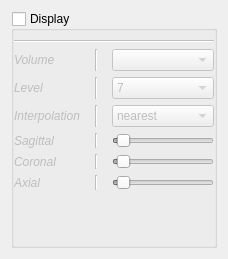
              <widget class="QWidget" name="_crossec_page">
               <layout class="QVBoxLayout" name="verticalLayout_15">
                <item>
                 <widget class="QGroupBox" name="_sec_grp">
                  <property name="title">
                   <string>Display</string>
                  </property>
                  <property name="checkable">
                   <bool>true</bool>
                  </property>
                  <property name="checked">
                   <bool>false</bool>
                  </property>
                  <layout class="QVBoxLayout" name="verticalLayout_19">
                   <property name="leftMargin">
                    <number>0</number>
                   </property>
                   <property name="topMargin">
                    <number>9</number>
                   </property>
                   <property name="rightMargin">
                    <number>0</number>
                   </property>
                   <property name="bottomMargin">
                    <number>9</number>
                   </property>
                   <item>
                    <widget class="Line" name="line_47">
                     <property name="minimumSize">
                      <size>
                       <width>200</width>
                       <height>0</height>
                      </size>
                     </property>
                     <property name="orientation">
                      <enum>Qt::Horizontal</enum>
                     </property>
                    </widget>
                   </item>
                   <item>
                    <layout class="QGridLayout" name="gridLayout_10">
                     <item row="1" column="1">
                      <widget class="Line" name="line_75">
                       <property name="minimumSize">
                        <size>
                         <width>20</width>
                         <height>0</height>
                        </size>
                       </property>
                       <property name="orientation">
                        <enum>Qt::Vertical</enum>
                       </property>
                      </widget>
                     </item>
                     <item row="5" column="2">
                      <widget class="QSlider" name="_csAxial">
                       <property name="minimum">
                        <number>-5</number>
                       </property>
                       <property name="orientation">
                        <enum>Qt::Horizontal</enum>
                       </property>
                      </widget>
                     </item>
                     <item row="4" column="0">
                      <widget class="QLabel" name="label_46">
                       <property name="font">
                        <font>
                         <italic>true</italic>
                        </font>
                       </property>
                       <property name="text">
                        <string>Coronal</string>
                       </property>
                      </widget>
                     </item>
                     <item row="5" column="1">
                      <widget class="Line" name="line_71">
                       <property name="minimumSize">
                        <size>
                         <width>20</width>
                         <height>0</height>
                        </size>
                       </property>
                       <property name="orientation">
                        <enum>Qt::Vertical</enum>
                       </property>
                      </widget>
                     </item>
                     <item row="1" column="0">
                      <widget class="QLabel" name="label_50">
                       <property name="font">
                        <font>
                         <italic>true</italic>
                        </font>
                       </property>
                       <property name="text">
                        <string>Level</string>
                       </property>
                      </widget>
                     </item>
                     <item row="0" column="1">
                      <widget class="Line" name="line_73">
                       <property name="minimumSize">
                        <size>
                         <width>20</width>
                         <height>0</height>
                        </size>
                       </property>
                       <property name="orientation">
                        <enum>Qt::Vertical</enum>
                       </property>
                      </widget>
                     </item>
                     <item row="4" column="2">
                      <widget class="QSlider" name="_csCoron">
                       <property name="minimum">
                        <number>-5</number>
                       </property>
                       <property name="orientation">
                        <enum>Qt::Horizontal</enum>
                       </property>
                      </widget>
                     </item>
                     <item row="5" column="0">
                      <widget class="QLabel" name="label_47">
                       <property name="font">
                        <font>
                         <italic>true</italic>
                        </font>
                       </property>
                       <property name="text">
                        <string>Axial</string>
                       </property>
                      </widget>
                     </item>
                     <item row="0" column="2">
                      <widget class="QComboBox" name="_csDiv" />
                     </item>
                     <item row="4" column="1">
                      <widget class="Line" name="line_69">
                       <property name="minimumSize">
                        <size>
                         <width>20</width>
                         <height>0</height>
                        </size>
                       </property>
                       <property name="orientation">
                        <enum>Qt::Vertical</enum>
                       </property>
                      </widget>
                     </item>
                     <item row="3" column="1">
                      <widget class="Line" name="line_48">
                       <property name="minimumSize">
                        <size>
                         <width>20</width>
                         <height>0</height>
                        </size>
                       </property>
                       <property name="orientation">
                        <enum>Qt::Vertical</enum>
                       </property>
                      </widget>
                     </item>
                     <item row="3" column="2">
                      <widget class="QSlider" name="_csSagit">
                       <property name="minimum">
                        <number>-5</number>
                       </property>
                       <property name="orientation">
                        <enum>Qt::Horizontal</enum>
                       </property>
                       <property name="invertedAppearance">
                        <bool>false</bool>
                       </property>
                       <property name="invertedControls">
                        <bool>false</bool>
                       </property>
                      </widget>
                     </item>
                     <item row="3" column="0">
                      <widget class="QLabel" name="label_44">
                       <property name="font">
                        <font>
                         <italic>true</italic>
                        </font>
                       </property>
                       <property name="text">
                        <string>Sagittal</string>
                       </property>
                      </widget>
                     </item>
                     <item row="0" column="0">
                      <widget class="QLabel" name="label_49">
                       <property name="font">
                        <font>
                         <italic>true</italic>
                        </font>
                       </property>
                       <property name="text">
                        <string>Volume</string>
                       </property>
                      </widget>
                     </item>
                     <item row="6" column="0" colspan="3">
                      <widget class="QWidget" name="widget_5" native="true">
                       <layout class="QHBoxLayout" name="horizontalLayout_15">
                        <property name="margin">
                         <number>0</number>
                        </property>
                       </layout>
                      </widget>
                     </item>
                     <item row="2" column="1">
                      <widget class="Line" name="line_80">
                       <property name="minimumSize">
                        <size>
                         <width>20</width>
                         <height>0</height>
                        </size>
                       </property>
                       <property name="orientation">
                        <enum>Qt::Vertical</enum>
                       </property>
                      </widget>
                     </item>
                     <item row="2" column="0">
                      <widget class="QLabel" name="label_55">
                       <property name="font">
                        <font>
                         <italic>true</italic>
                        </font>
                       </property>
                       <property name="text">
                        <string>Interpolation</string>
                       </property>
                      </widget>
                     </item>
                     <item row="1" column="2">
                      <widget class="QComboBox" name="_csLevel">
                       <property name="enabled">
                        <bool>false</bool>
                       </property>
                       <item>
                        <property name="text">
                         <string>7</string>
                        </property>
                       </item>
                       <item>
                        <property name="text">
                         <string>12</string>
                        </property>
                       </item>
                       <item>
                        <property name="text">
                         <string>20</string>
                        </property>
                       </item>
                       <item>
                        <property name="text">
                         <string>36</string>
                        </property>
                       </item>
                       <item>
                        <property name="text">
                         <string>64</string>
                        </property>
                       </item>
                       <item>
                        <property name="text">
                         <string>122</string>
                        </property>
                       </item>
                       <item>
                        <property name="text">
                         <string>ROI</string>
                        </property>
                       </item>
                      </widget>
                     </item>
                     <item row="2" column="2">
                      <widget class="QComboBox" name="_csInterp">
                       <item>
                        <property name="text">
                         <string>nearest</string>
                        </property>
                       </item>
                       <item>
                        <property name="text">
                         <string>bilinear</string>
                        </property>
                       </item>
                       <item>
                        <property name="text">
                         <string>hanning</string>
                        </property>
                       </item>
                       <item>
                        <property name="text">
                         <string>hamming</string>
                        </property>
                       </item>
                       <item>
                        <property name="text">
                         <string>hermite</string>
                        </property>
                       </item>
                       <item>
                        <property name="text">
                         <string>kaiser</string>
                        </property>
                       </item>
                       <item>
                        <property name="text">
                         <string>quadric</string>
                        </property>
                       </item>
                       <item>
                        <property name="text">
                         <string>bicubic</string>
                        </property>
                       </item>
                      </widget>
                     </item>
                    </layout>
                   </item>
                   <item>
                    <spacer name="verticalSpacer_7">
                     <property name="orientation">
                      <enum>Qt::Vertical</enum>
                     </property>
                     <property name="sizeHint" stdset="0">
                      <size>
                       <width>20</width>
                       <height>40</height>
                      </size>
                     </property>
                    </spacer>
                   </item>
                  </layout>
                 </widget>
                </item>
               </layout>
              </widget>
